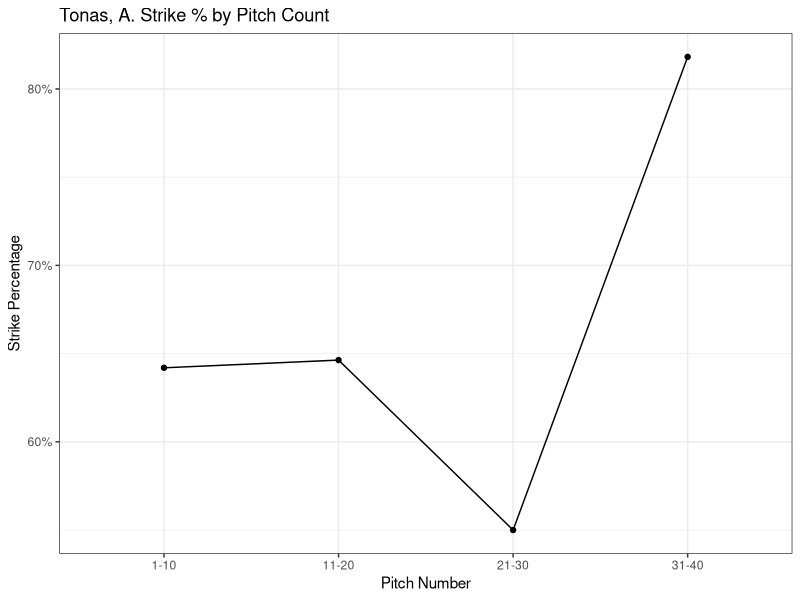
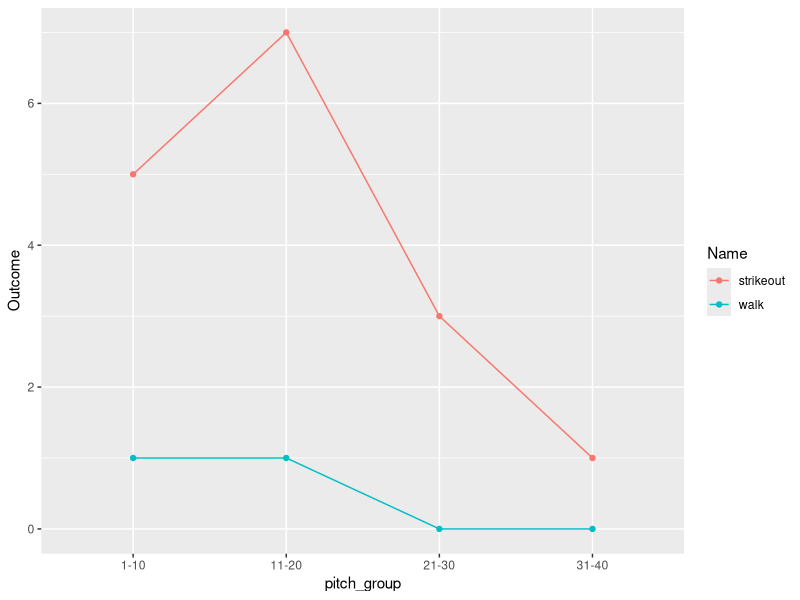

These figures' R source, in order: (Note: this script raises an error after producing the figures.)
#source("Kishor import.R")
library(tidyverse)

d <- read_csv("../data/tonas_clean.csv")

#Strike % by pitch count

d <- d %>% 
	mutate(
		strike = case_when(
			pitch_result %in% c("Strike Swinging", "Strike Taken", "Foul", "BIP") ~ 1,
			TRUE ~ 0
		)) %>% 
		group_by(outing_id) %>% 
	mutate(
		pitch_num_by_outing = row_number()) %>% 
	ungroup() %>% 
	mutate(
		pitch_group_by_ten = (pitch_num_by_outing %/% 10) + 1,
		pg_b = pitch_group_by_ten * 10,
		pg_a = pg_b - 9,
		pitch_group = str_c(pg_a, pg_b, sep = "-")
		)

dd <- d %>% 
	group_by(pitch_group) %>% 
	summarize(
		strike_pct = mean(strike),
		count = n(),
	)

pitcher <- unique(d$pitcher)

ggplot(dd) +
	geom_point(aes(x = pitch_group, y = strike_pct)) +
	geom_line(aes(x = pitch_group, y = strike_pct, group = 1)) +
	scale_y_continuous(labels = scales::percent) +
	labs(title = paste(pitcher, "Strike % by Pitch Count"), y = "Strike Percentage", x = "Pitch Number") +
	theme_bw()


#Ks and BBs by pitch count

d <- d %>% 
  mutate(
    strikeout = case_when(
      non_bip_result %in% c("Strikeout") ~ 1,
      TRUE ~ 0
    )) %>% 
  mutate(
    walk = case_when(
      non_bip_result %in% c("Walk") ~ 1,
      TRUE ~ 0
    ))


dk <- d %>% 
  group_by(pitch_group) %>% 
  summarize(
    Outcome = sum(strikeout),
    Name = "strikeout"
  )

dbb <- d %>% 
  group_by(pitch_group) %>% 
  summarize(
    Outcome = sum(walk),
    Name = "walk"
  ) 

ddd <- rbind(dk, dbb)

ggplot(ddd, aes(x = pitch_group, y = Outcome, group = Name, color = Name)) +
  geom_point() +
  geom_line()
			



# Batting Average Aggregation ---------------------------------------------

d_ba <- d %>% 
    group_by(outing_id, pa_id) %>% 
    summarize(no_result = sum(!is.na(bip_result)) + sum(!is.na(non_bip_result)))

assertthat::assert_that(all(d_ba$no_result == 1))
# fix later


d_ba <- d %>% 
    filter(!is.na(bip_result) | !is.na(non_bip_result)) %>% 
    group_by(pitch_group, outing_id, pa_id) %>% 
    summarize(
        pa_outcome = if_else(!is.na(bip_result), bip_result, non_bip_result)
    ) %>% 
    mutate( # this is what changes for slugging and OBP
        ba_bin = case_when(
            pa_outcome %in% c(
                "Single",
                "Double",
                "Home Run"
            ) ~ 1,
            pa_outcome %in% c(
                "Flyout",
                "Strikeout",
                "Groundout",
                "Lineout",
                "Lined Into Double Play"
            ) ~ 0,
            pa_outcome == "Walk" ~ NA_real_,
            TRUE ~ NA_real_
            # do this for all
        )
    )

d_ba_collapsed <- d_ba %>% 
    group_by(pitch_group) %>% 
    summarize(
        mean_ba = mean(ba_bin, na.rm = T)
    )


# Slugging Percentage Aggregation --------------------------------------------------------------------

d_slg <- d %>% 
  group_by(outing_id, pa_id) %>% 
  summarize(no_result = sum(!is.na(bip_result)) + sum(!is.na(non_bip_result)))

assertthat::assert_that(all(d_ba$no_result == 1))
# fix later


d_slg <- d %>% 
  filter(!is.na(bip_result) | !is.na(non_bip_result)) %>% 
  group_by(pitch_group, outing_id, pa_id) %>% 
  summarize(
    pa_outcome = if_else(!is.na(bip_result), bip_result, non_bip_result)
  ) %>% 
  mutate( 
    single_bin = case_when(
      pa_outcome %in% c("Single") ~ 1,
      TRUE ~ 0),
    double_bin = case_when(
      pa_outcome %in% c("Double") ~ 1,
      TRUE ~ 0),
    triple_bin = case_when(
      pa_outcome %in% c("Triple") ~ 1,
      TRUE ~ 0),
    hr_bin = case_when(
      pa_outcome %in% c("Home Run") ~ 1,
      TRUE ~ 0),
    at_bat = case_when(
      pa_outcome %in% c("Walk", "Sacrifice Bunt") ~ 0,
      TRUE ~ 1)
  )

d_slg_collapsed <- d_slg %>% 
  group_by(pitch_group) %>% 
  summarize(
    total_bases = sum(single_bin) + 2*sum(double_bin) + 3*sum(triple_bin) + 4*sum(hr_bin),
    at_bats = sum(at_bat),
    slg_pct = total_bases/at_bats
  )
